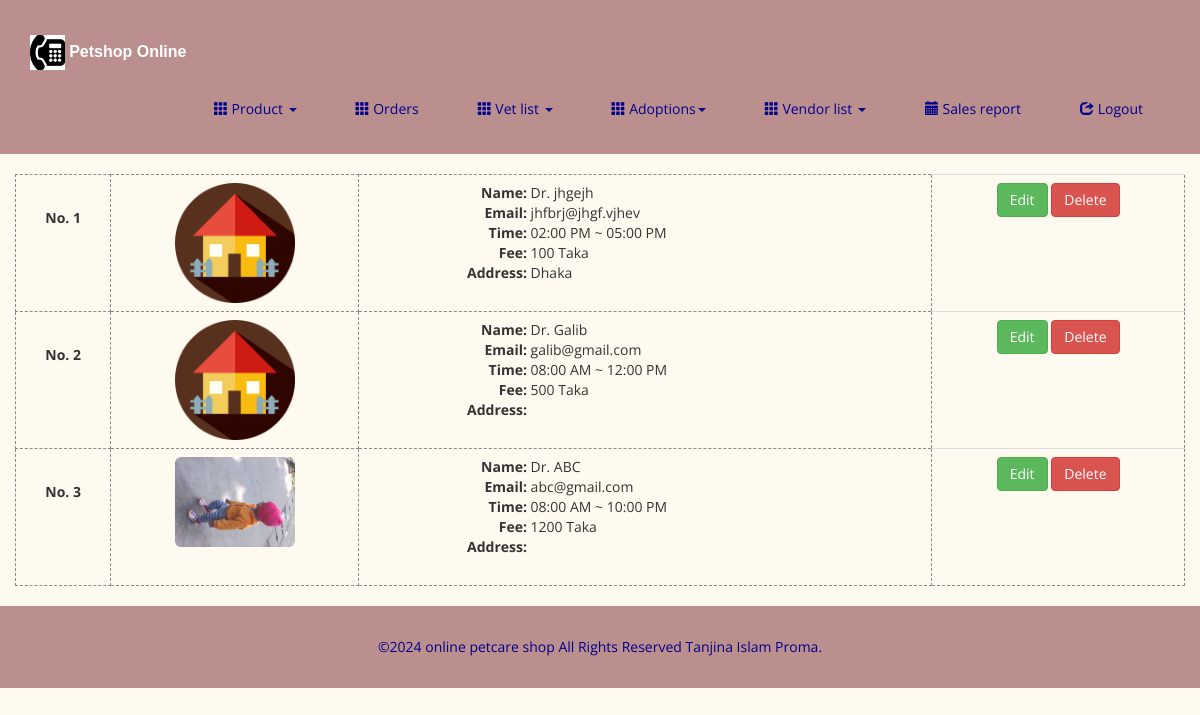
Screenshot of /admin/vets.php (signed in) with the database file from the repository.
### tables this page shows
CREATE TABLE `vets` (
  `id` int(11) NOT NULL,
  `name` varchar(70) NOT NULL,
  `email` varchar(60) NOT NULL,
  `address` varchar(100) NOT NULL,
  `service_start` time NOT NULL,
  `service_end` time NOT NULL,
  `fee` int(11) NOT NULL,
  `profile_pic` varchar(100) DEFAULT 'house.png'
);

### admin/vets.php (the view, shortened to what this page needs)
<!DOCTYPE html>
<html>
<head>
	<?php require_once("shared/header.php") ?>
</head>
<body>
   <?php require_once("shared/navbar.php") ?>
    <div class="container" style="margin-top: 2rem;">
        <div class="row">
            <div class="col-12">
                <table class="table table-responsive table-hover" style="border: 1px dashed #8c8b8b; border-top: 1px dashed #8c8b8b;">
                    <?php
                        require_once("../shared/db.php");
                        $query = $conn->prepare("SELECT * FROM `vets`; ");
                        $query->execute();
                        $query->setFetchMode(PDO::FETCH_ASSOC);
                        $res = $query->fetchAll();
                        $cnt = 0;
                    ?>
                    <?php foreach($res as $r): ?>
                    <tr>
                        <td  style="border: 1px dashed #8c8b8b;">
                            <center><strong class="wow fadeInDown"><p style="margin-top:25px;">No. <?php echo ++$cnt ?></p></strong></center>
                        </td>
                        <td style="border: 1px dashed #8c8b8b;"><center><img src="../uploads/vets_profile_pics/<?php echo $r["profile_pic"] ?>" width="120px;" class="img-responsive img-rounded wow fadeInDown"></center></td>
                        <td style="border: 1px dashed #8c8b8b;">
                            <dl class="dl-horizontal wow fadeInDown" style="text-align:left">
                                <dt>Name:</dt> &nbsp;Dr. <?php echo $r["name"] ?><dd></dd>
                                <dt>Email:</dt> &nbsp;<?php echo $r["email"] ?><dd></dd>
                                <dt>Time:</dt> &nbsp;<?php echo date("h:i A", strtotime($r["service_start"])) ?> ~ <?php echo date("h:i A", strtotime($r["service_end"])) ?><dd></dd>
                                <dt>Fee:</dt> &nbsp;<?php echo $r["fee"] ?> Taka<dd></dd>
                                <dt>Address:</dt> &nbsp;<?php echo $r["address"] ?><dd></dd>
                            </dl>
                        </td>
                        <td>
                            <center>
                                <a href="vet_form.php?id=<?php echo $r["id"] ?>" class="btn btn-success">Edit</a>
                                <a href="shared/requests.php?t=vr&id=<?php echo $r["id"] ?>" class="btn btn-danger">Delete</a>
                            </center>
                        </td>
                    </tr>
                    <?php endforeach; ?>
                </table>
            </div>
        </div>
    </div>
    <?php require_once("shared/footer.php") ?>
</body>
</html>

### assets/css/main.css (style rules this page uses)
body { background: floralwhite; font-family: 'Open Sans', sans-serif; color:ro; line-height: 22px; }
a { color:blue; -webkit-transition: color 300ms, background-color 300ms; -moz-transition: color 300ms, background-color 300ms; -o-transition: color 300ms, background-color 300ms; transition: color 300ms, background-color 300ms; }
table { width:100%; }

### rows the page displays
vets: profile_pic (picture), name "jhgejh", email "jhfbrj@jhgf.vjhev", service_start "02:00 PM", service_end "05:00 PM", fee "100", address "Dhaka"
vets: profile_pic (picture), name "Galib", email "galib@gmail.com", service_start "08:00 AM", service_end "12:00 PM", fee "500"
vets: profile_pic (picture), name "ABC", email "abc@gmail.com", service_start "08:00 AM", service_end "10:00 PM", fee "1200"
